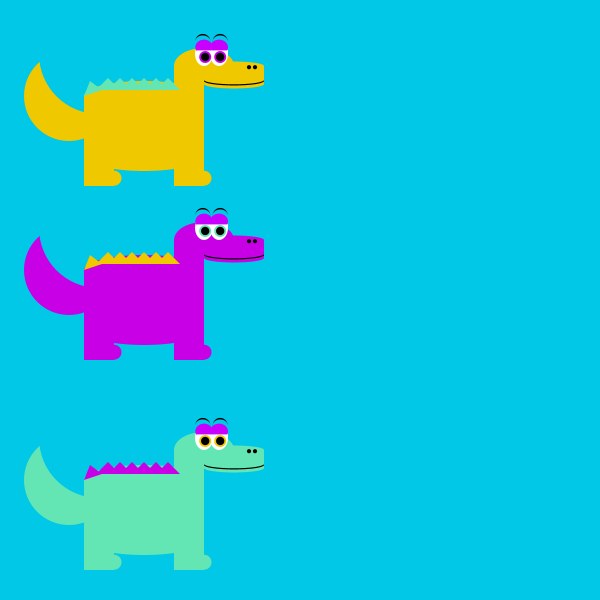
Frame 1 (no input)
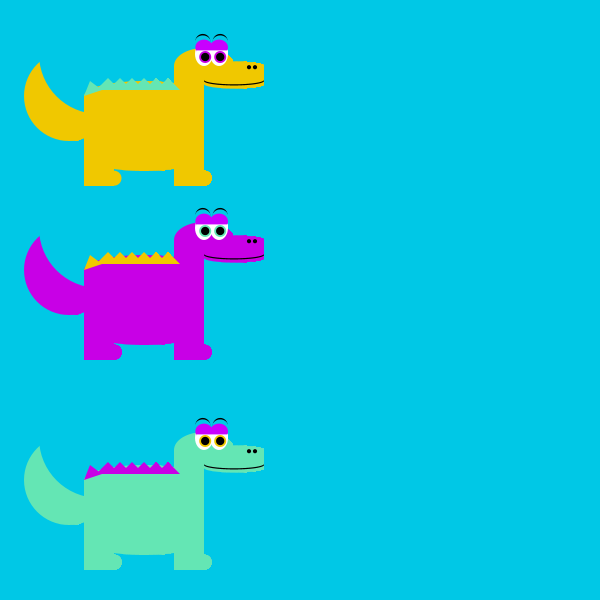
Frame 60 (the mouse pressed at the canvas centre just before this capture)
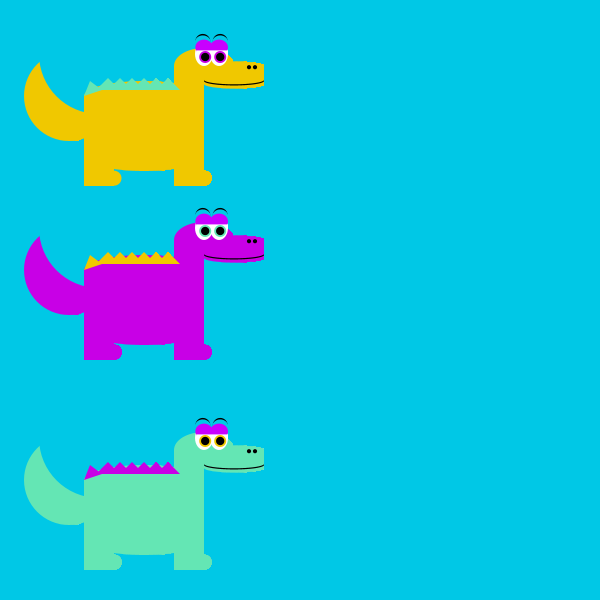
Frame 120 (the mouse held since frame 60 and released just before this capture)

The Processing sketch that drew these frames (run headless with seeded random() and noise(); from frame 60 on, the mouse is pressed at the canvas centre):

// Processing sketch: dragon_class
// ── dragon_class.pde
color orange = color(240, 200, 0);
color purple = color(200, 0, 230);
color teal = color(100, 230, 180);

Dragon wendy;
Dragon wanda;
Dragon willy;
Blank bendy;
Blank banda;
Blank billy;

boolean off;
boolean off1;
boolean off2;

int x = -60;
int y = -60;
int z = -60;
int a = -65;
int b = -65;
int c = -65;



void setup() { 
  size (600, 600);
  background (0, 200, 230); //light blue
}

void keyReleased() {
  if (key == 'a' && off==false && off1==false && off2==false) {

    x=x+5;
    a=a+5;
    
    if(off){
    fill(purple);
    rect(0,0, 600,600);
    }
    
    if(off1){
    fill(orange);
    rect(0,0, 600,600);
    }
    
     if(off2){
    fill(teal);
    rect(0,0, 600,600);
    }
    
  
  }
  if (keyCode == 32 && off==false && off1==false && off2==false) {
    y=y+5;
    b=b+5;
   if(off){
    fill(purple);
    rect(0,0, 600,600);
    }
    
     if(off1){
    fill(orange);
    rect(0,0, 600,600);
    }
    
    if(off2){
    fill(teal);
    rect(0,0, 600,600);
    }
    
   
  }
  if (key == 'p' && off==false && off1==false && off2==false) {
    z=z+5;
    c=c+5;
    
   if(off){
    fill(purple);
    rect(0,0, 600,600);
    }
    
     if(off1){
    fill(orange);
    rect(0,0, 600,600);
    }
    
    if(off2){
    fill(teal);
    rect(0,0, 600,600);
    }
   
  }
}

void draw() {

  pushMatrix();
  scale(.6);

  Blank bendy = new Blank(a, 200);
  bendy.ghost();

  Blank banda = new Blank(b, -90);
  banda.ghost();

  Blank billy = new Blank(c, 550);
  billy.ghost();

  Dragon wendy = new Dragon(x, 200);
  wendy.body(purple);
  wendy.spikes(orange);
  wendy.iris(teal);
  wendy.pupils();
  //500 is end
  Dragon wanda = new Dragon(y, -90);
  wanda.body(orange);
  wanda.spikes(teal);
  wanda.iris(purple);
  wanda.pupils();

  Dragon willy = new Dragon(z, 550);
  willy.body(teal);
  willy.spikes(purple);
  willy.iris(orange);
  willy.pupils();





  popMatrix();
  
  if (x==500){
    //y=-60;
   // z=-60;
    fill(purple);
    rect(0,0, 600,600);
    off=true;
    
  }
  if (y==500){
   // y=-60;
   // z=-60;
    fill(orange);
    rect(0,0, 600,600);
    off1=true;
  }
  if (z==500){
    //y=-60;
//z=-60;
    fill(teal);
    rect(0,0, 600,600);   
    off2=true;
    
  }
}
// ── Blank.pde
class Blank {
  
 float d, e;

Blank(float tempD, float tempE){
d=tempD;
e=tempE;
}

void ghost(){
  noStroke();
  fill(0, 200, 230);
  ellipse(398+d, 159+e, 50, 50);
  ellipse(427+d, 159+e, 50, 50);
  fill(0, 200, 230);
  ellipse(398+d, 161+e, 27, 24);
  ellipse(427+d, 161+e, 27, 24);

  fill(0, 200, 230);
  ellipse(175+d, 250+e, 150, 150);//tail
  fill(0, 200, 230);
  ellipse(225+d, 180+e, 200, 200);//tail blocker

  fill(0, 200, 230);
  rect(200+d, 250+e, 200, 100);//bode
  ellipse(300+d, 250+e, 200, 50);//top round for bode
  ellipse(300+d, 350+e, 200, 50);//bottom round for bode
  rect(350+d, 200+e, 50, 200);//front neck leg
  rect(200+d, 250+e, 50, 150);//back leg
  ellipse(250+d, 387+e, 25, 25);//back toe
  ellipse(400+d, 387+e, 25, 25);//front toe
  ellipse(400+d, 200+e, 100, 60);//head
  //stroke(0);
  rect(400+d, 200+e, 100, 30);//mouth
  ellipse(450+d, 200+e, 100, 15);//mouth round top
  ellipse(450+d, 230+e, 100, 15);//mouth round bottom


  fill(0, 200, 230);
  ellipse(475+d, 202+e, 7, 7);//left nostril
  ellipse(485+d, 202+e, 7, 7);//right nostril
  fill(0, 200, 230);
  ellipse(400+d, 180+e, 30, 40);//left eee
  ellipse(425+d, 180+e, 30, 40);//right eee
  fill(0, 200, 230);
  ellipse(450+d, 225+e, 100, 15);//mouthblack
  fill(0, 200, 230);
  ellipse(450+d, 223+e, 100, 15);//mouthred
  fill(0, 200, 230);
  ellipse(400+d, 169+e, 29, 26);//purpleleft
  ellipse(425+d, 169+e, 30, 26);//purpleright
  fill(0, 200, 230);
  rect(387+d, 174+e, 53, 7);//white eeelid


  fill(0, 200, 230);
  PShape pupils =createShape(GROUP);//creates group of shapes
  PShape leftpupil = createShape(ELLIPSE, 427+d, 185+e, 14, 14);
  PShape rightpupil =createShape(ELLIPSE, 402+d, 185+e, 14, 14);
  pupils.addChild(leftpupil);//adds shape to group "pupils"
  pupils.addChild(rightpupil);//adds shape to group "pupils"
  shape(pupils);//draws shape of two pupils
  
    fill(0, 200, 230);
    PShape iris =createShape(GROUP);//creates group of shapes
    PShape leftiris = createShape(ELLIPSE, 427+d, 185+e, 20, 20);
    PShape rightiris =createShape(ELLIPSE, 402+d, 185+e, 20, 20);
    iris.addChild(leftiris);
    iris.addChild(rightiris);
    shape(iris);//draws shape of two irises}


    noStroke();
    fill(0, 200, 230);
    triangle(300+d, 220+e, 320+d, 240+e, 280+d, 240+e);
    triangle(280+d, 220+e, 300+d, 240+e, 260+d, 240+e);
    triangle(260+d, 220+e, 280+d, 240+e, 240+d, 240+e);
    triangle(240+d, 220+e, 260+d, 240+e, 220+d, 240+e);
    triangle(320+d, 220+e, 340+d, 240+e, 300+d, 240+e);
    triangle(340+d, 220+e, 360+d, 240+e, 320+d, 240+e);
    triangle(210+d, 225+e, 230+d, 240+e, 200+d, 250+e);
 }
 }
// ── Class.pde
class Dragon{
  
  private color a, i, b;
  float x, y;
  
Dragon(float tempX, float tempY){
x=tempX;
y=tempY;
}

  void body(color b) {
  noStroke();
  fill(0);
  ellipse(398+x, 159+y, 25, 25);
  ellipse(427+x, 159+y, 25, 25);
  fill(0, 200, 230);
  ellipse(398+x, 161+y, 27, 24);
  ellipse(427+x, 161+y, 27, 24);

  fill(b);
  ellipse(175+x, 250+y, 150, 150);//tail
  fill(0, 200, 230);
  ellipse(225+x, 180+y, 200, 200);//tail blocker

  fill(b);
  rect(200+x, 250+y, 200, 100);//body
  ellipse(300+x, 250+y, 200, 50);//top round for body
  ellipse(300+x, 350+y, 200, 50);//bottom round for body
  rect(350+x, 200+y, 50, 200);//front neck leg
  rect(200+x, 250+y, 50, 150);//back leg
  ellipse(250+x, 387+y, 25, 25);//back toe
  ellipse(400+x, 387+y, 25, 25);//front toe
  ellipse(400+x, 200+y, 100, 60);//head
  //stroke(0);
  rect(400+x, 200+y, 100, 30);//mouth
  ellipse(450+x, 200+y, 100, 15);//mouth round top
  ellipse(450+x, 230+y, 100, 15);//mouth round bottom


  fill(0, 0, 0);
  ellipse(475+x, 202+y, 7, 7);//left nostril
  ellipse(485+x, 202+y, 7, 7);//right nostril
  fill(255, 255, 255);
  ellipse(400+x, 180+y, 30, 40);//left eye
  ellipse(425+x, 180+y, 30, 40);//right eye
  fill(0);
  ellipse(450+x, 225+y, 100, 15);//mouthblack
  fill(b);
  ellipse(450+x, 223+y, 100, 15);//mouthred
  fill(200, 0, 255);
  ellipse(400+x, 169+y, 29, 26);//purpleleft
  ellipse(425+x, 169+y, 30, 26);//purpleright
  fill(255);
  rect(387+x, 174+y, 53, 7);//white eyelid
}

void pupils(){
  fill(0);
  PShape pupils =createShape(GROUP);//creates group of shapes
  PShape leftpupil = createShape(ELLIPSE, 427+x, 185+y, 14, 14);
  PShape rightpupil =createShape(ELLIPSE, 402+x, 185+y, 14, 14);
  pupils.addChild(leftpupil);//adds shape to group "pupils"
  pupils.addChild(rightpupil);//adds shape to group "pupils"
  shape(pupils);//draws shape of two pupils
}

  void iris(color i) {  
    fill(i);
    PShape iris =createShape(GROUP);//creates group of shapes
    PShape leftiris = createShape(ELLIPSE, 427+x, 185+y, 20, 20);
    PShape rightiris =createShape(ELLIPSE, 402+x, 185+y, 20, 20);
    iris.addChild(leftiris);
    iris.addChild(rightiris);
    shape(iris);//draws shape of two irises}
  }



  void spikes(color a) {
    noStroke();
    fill(a);
    triangle(300+x, 220+y, 320+x, 240+y, 280+x, 240+y);
    triangle(280+x, 220+y, 300+x, 240+y, 260+x, 240+y);
    triangle(260+x, 220+y, 280+x, 240+y, 240+x, 240+y);
    triangle(240+x, 220+y, 260+x, 240+y, 220+x, 240+y);
    triangle(320+x, 220+y, 340+x, 240+y, 300+x, 240+y);
    triangle(340+x, 220+y, 360+x, 240+y, 320+x, 240+y);
    triangle(210+x, 225+y, 230+x, 240+y, 200+x, 250+y);
  }
}
